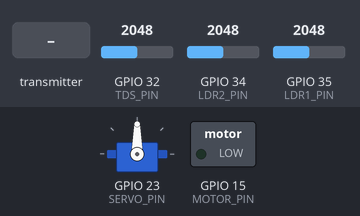
A sketch run on a simulated ESP32. Shown: servo, switched loads named in the sketch (green lamp = pin HIGH). The inputs (shaded band) are chosen by the test bench; at power-on: GPIO 34 (LDR2_PIN) = 2048, GPIO 35 (LDR1_PIN) = 2048, GPIO 32 (TDS_PIN) = 2048. A WiFi scan finds three made-up networks.

Above: at 3.2 s.
3.3 s: GPIO 34 (LDR2_PIN) set to 2131
4.8 s: GPIO 34 (LDR2_PIN) set to 2229
At 8.0 s:
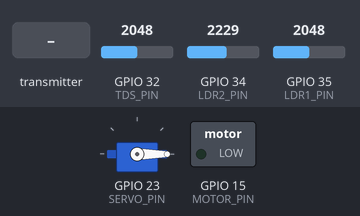
8.3 s: GPIO 35 (LDR1_PIN) set to 2327
9.8 s: GPIO 35 (LDR1_PIN) set to 2437
At 10.26 s:
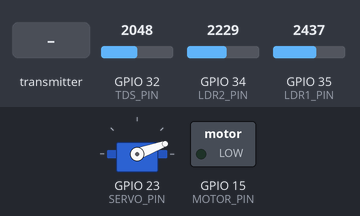
13.9 s: the transmitter starts sending force_pump = 1
At 15.4 s:
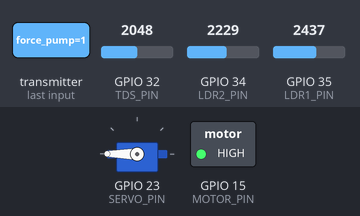
17.4 s: the transmitter starts sending force_pump = 0
At 18.2 s:
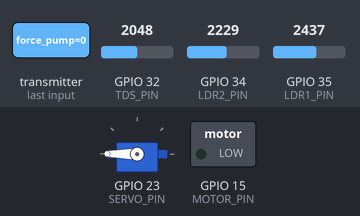
Timing chart, 0 to 19.9 s (numbered marks = the images above; inputs shaded):
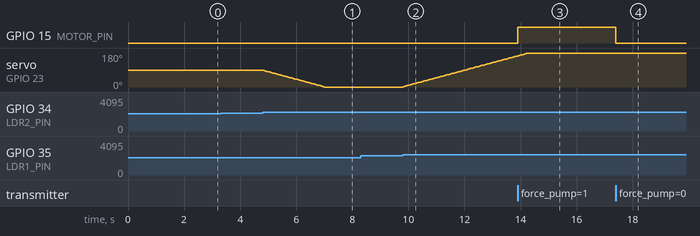

The sketch:

3A_appv.ino
```cpp
#include <esp_now.h>
#include <WiFi.h>
#include <esp_wifi.h>
#include <ESP32Servo.h>

#define LDR1_PIN  35
#define LDR2_PIN  34
#define TDS_PIN   32
#define SERVO_PIN 23
#define MOTOR_PIN 15

const char* ROUTER_SSID = "Rohith";

typedef struct {
  uint8_t zone_id = 3;
  uint16_t tds_ppm;
  uint8_t solar_angle;
  uint16_t ldr1_val;
  uint16_t ldr2_val;
} Telemetry3A;

typedef struct {
  bool force_pump;
} Command3A;

Telemetry3A myData;
Command3A incomingCmds = {false};
// Target MAC address of Master 3B base station
uint8_t broadcastMac[] = {0x28, 0x05, 0xA5, 0x23, 0xB2, 0x08};
Servo solarServo;

unsigned long lastTelemetryTime = 0;
const unsigned long TELEMETRY_INTERVAL = 2000;

unsigned long lastServoTime = 0;
const unsigned long SERVO_INTERVAL = 50; // Scan LDR tracking array every 50ms

unsigned long lastCommandReceived = 0;
const unsigned long PUMP_FAILSAFE_MS = 5000;

int32_t getRouterChannel() {
  int n = WiFi.scanNetworks();
  for (int i = 0; i < n; i++) {
    if (WiFi.SSID(i) == ROUTER_SSID) return WiFi.channel(i);
  }
  return 1;
}

void OnDataRecv(const esp_now_recv_info_t *info, const uint8_t *data, int len) {
  if (len == sizeof(Command3A)) {
    memcpy(&incomingCmds, data, sizeof(incomingCmds));
    lastCommandReceived = millis(); // Refresh timeout tracker to avoid failsafe cutoff
  }
}

void setup() {
  Serial.begin(115200);
  pinMode(MOTOR_PIN, OUTPUT);
  ESP32PWM::allocateTimer(2);
  solarServo.attach(SERVO_PIN, 500, 2400);
  myData.solar_angle = 90;
  solarServo.write(myData.solar_angle);

  WiFi.mode(WIFI_STA);
  int32_t ch = getRouterChannel();
  esp_wifi_set_channel(ch, WIFI_SECOND_CHAN_NONE);

  if (esp_now_init() != ESP_OK) return;
  esp_now_register_recv_cb(OnDataRecv);

  esp_now_peer_info_t peerInfo = {};
  memcpy(peerInfo.peer_addr, broadcastMac, 6);
  peerInfo.channel = ch;
  peerInfo.encrypt = false;
  esp_now_add_peer(&peerInfo);
}

void loop() {
  unsigned long currentMillis = millis();

  // Automation Logic: Throttled LDR Differential Solar Tracker Loop
  if (currentMillis - lastServoTime >= SERVO_INTERVAL) {
    lastServoTime = currentMillis;
    uint16_t ldr1 = analogRead(LDR1_PIN);
    uint16_t ldr2 = analogRead(LDR2_PIN);
    myData.ldr1_val = ldr1;
    myData.ldr2_val = ldr2;

    int deadzone = 150; // Compensate for small reading variances
    if (ldr1 > (ldr2 + deadzone)) {
      myData.solar_angle = constrain(myData.solar_angle + 2, 0, 180);
      solarServo.write(myData.solar_angle);
    }
    else if (ldr2 > (ldr1 + deadzone)) {
      myData.solar_angle = constrain(myData.solar_angle - 2, 0, 180);
      solarServo.write(myData.solar_angle);
    }
  }

  // Actuator Safety Interlock: Cut power to pump if master node goes offline
  if (currentMillis - lastCommandReceived > PUMP_FAILSAFE_MS) {
    incomingCmds.force_pump = false;
  }
  digitalWrite(MOTOR_PIN, incomingCmds.force_pump ? HIGH : LOW);

  // Ship performance parameters to master station
  if (currentMillis - lastTelemetryTime >= TELEMETRY_INTERVAL) {
    lastTelemetryTime = currentMillis;
    int tdsRaw = analogRead(TDS_PIN);
    // Convert analog voltage spectrum mapping to estimated standard water quality PPM index values
    myData.tds_ppm = (uint16_t)((tdsRaw * 3.3f / 4095.0f) * 500.0f);

    esp_now_send(broadcastMac, (uint8_t *) &myData, sizeof(myData));
  }
}
```

Measured:
- the behaviour switches between 2198 and 2199 on GPIO 34 (LDR2_PIN) (found by bisection; images 0 and 1)
- the behaviour switches between 2379 and 2380 on GPIO 35 (LDR1_PIN) (found by bisection; images 1 and 2)
- after the input at 3.3 s, every drawn part: stays the same
- after the input at 4.8 s, servo on GPIO 23 (SERVO_PIN): moves from 90° to 0° over 2.2 s, starting at once
- after the input at 8.3 s, every drawn part: stays the same
- after the input at 9.8 s, servo on GPIO 23 (SERVO_PIN): moves from 0° to 164° over 4.1 s, starting at once
- after the input at 13.9 s, GPIO 15 (MOTOR_PIN): LOW → HIGH at once
- after the input at 17.4 s, GPIO 15 (MOTOR_PIN): HIGH → LOW at once
